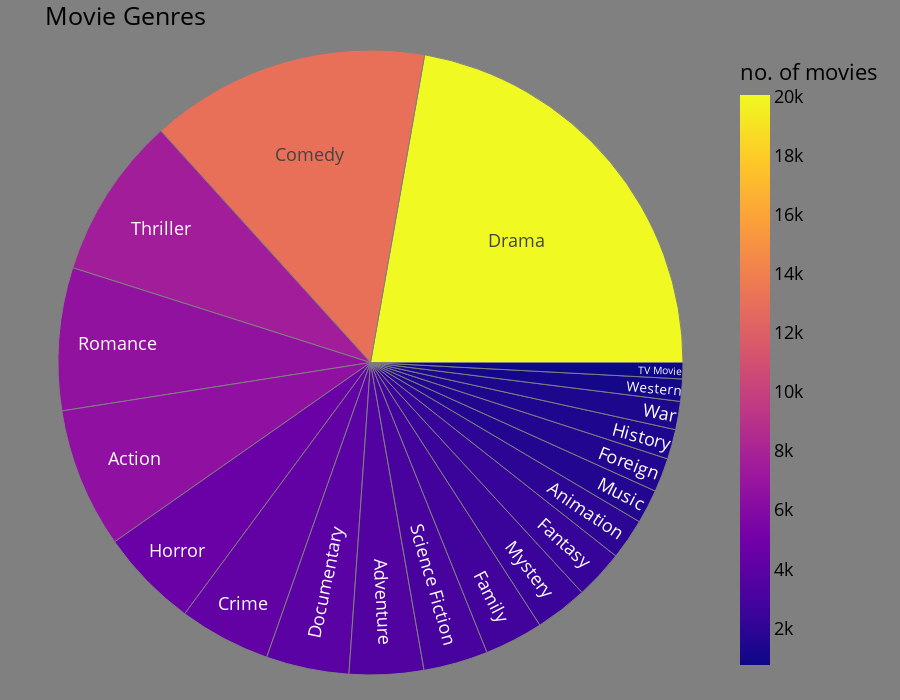

Write notebook code for a chart like this one.
### Markdown cell above
Now I am having a look at the movie genre classification. Before doing this, it is worth to note that (generally) in the movie dataset each film is assigned more than a genre. For example, Toy Story belongs to Animation, Comedy and Family.

### Code cell
movies_genre = {}

for genre_list in movies['genre']:
    for genre in genre_list:
        if genre not in movies_genre:
            movies_genre[genre] = 0
        movies_genre[genre] += 1
        
movies_genre_pie = pd.DataFrame(movies_genre.items(),columns=['genre','no. of movies'])

fig = px.sunburst(movies_genre_pie,path=['genre'],values='no. of movies',color='no. of movies',hover_data=['no. of movies'])

fig.update_layout(margin=dict(t=50,l=25,r=25,b=25),height=700,title="Movie Genres",paper_bgcolor="grey",font=dict(color="black",size=18))

fig.show()

### Figure 1 — Plotly figure (JSON) as saved in the notebook; plotly's stock layout.template omitted (floating-point values rounded to 4 significant figures)
{"data": [{"branchvalues": "total", "customdata": [[6542, 6542], [3468, 3468], [1912, 1912], [13073, 13073], [4283, 4283], [3872, 3872], [20058, 20058], [2740, 2740], [2290, 2290], [1586, 1586], [1391, 1391], [4634, 4634], [1587, 1587], [2453, 2453], [6663, 6663], [3013, 3013], [758, 758], [7566, 7566], [1317, 1317], [1038, 1038]], "domain": {"x": [0, 1], "y": [0, 1]}, "hovertemplate": "labels=%{label}<br>no. of movies_sum=%{value}<br>parent=%{parent}<br>id=%{id}<br>no. of movies=%{color}<extra></extra>", "ids": ["Action", "Adventure", "Animation", "Comedy", "Crime", "Documentary", "Drama", "Family", "Fantasy", "Foreign", "History", "Horror", "Music", "Mystery", "Romance", "Science Fiction", "TV Movie", "Thriller", "War", "Western"], "labels": ["Action", "Adventure", "Animation", "Comedy", "Crime", "Documentary", "Drama", "Family", "Fantasy", "Foreign", "History", "Horror", "Music", "Mystery", "Romance", "Science Fiction", "TV Movie", "Thriller", "War", "Western"], "marker": {"coloraxis": "coloraxis", "colors": [6542, 3468, 1912, 13073, 4283, 3872, 20058, 2740, 2290, 1586, 1391, 4634, 1587, 2453, 6663, 3013, 758, 7566, 1317, 1038]}, "name": "", "parents": ["", "", "", "", "", "", "", "", "", "", "", "", "", "", "", "", "", "", "", ""], "type": "sunburst", "values": [6542, 3468, 1912, 13073, 4283, 3872, 20058, 2740, 2290, 1586, 1391, 4634, 1587, 2453, 6663, 3013, 758, 7566, 1317, 1038]}], "layout": {"coloraxis": {"colorbar": {"title": {"text": "no. of movies"}}, "colorscale": [[0, "#0d0887"], [0.1111, "#46039f"], [0.2222, "#7201a8"], [0.3333, "#9c179e"], [0.4444, "#bd3786"], [0.5556, "#d8576b"], [0.6667, "#ed7953"], [0.7778, "#fb9f3a"], [0.8889, "#fdca26"], [1, "#f0f921"]]}, "font": {"color": "black", "size": 18}, "height": 700, "legend": {"tracegroupgap": 0}, "margin": {"b": 25, "l": 25, "r": 25, "t": 50}, "paper_bgcolor": "grey", "title": {"text": "Movie Genres"}}}
